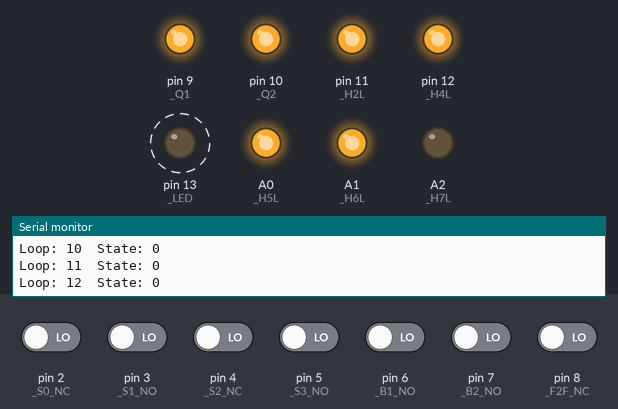
The sketch below on a simulated Arduino Mega 2560, built with avr-gcc and run on an emulated ATmega2560. Shown: output pins drawn as LEDs (lit = HIGH), the last lines printed to the serial monitor. Dashed ring = blinking. The test bench sets the inputs (shaded band); at power-on: pin 2 (_S0_NC), pin 3 (_S1_NO), pin 4 (_S2_NC), pin 5 (_S3_NO), pin 6 (_B1_NO), pin 7 (_B2_NO), pin 8 (_F2F_NC) LOW.

Above: at 1.2 s.
1.3 s: pin 8 (_F2F_NC) driven HIGH
At 2.8 s:
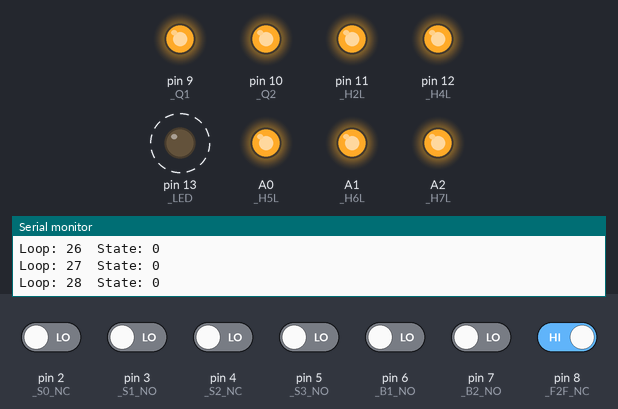
4.3 s: pin 8 (_F2F_NC) driven LOW
At 5.7 s:
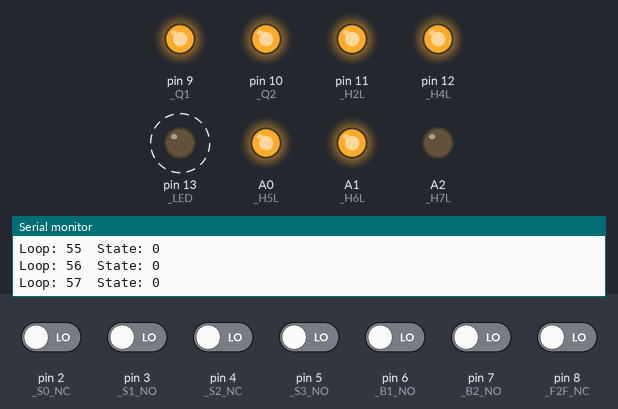
Timing chart, 0 to 13.3 s (numbered marks = the images above; inputs shaded):
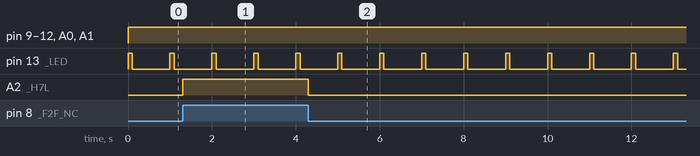

Measured:
- after the input at 1.3 s, A2 (_H7L): LOW → HIGH at once
- after the input at 4.3 s, A2 (_H7L): HIGH → LOW at once
- by itself, pin 13 (_LED): alternates HIGH for 0.10 s and LOW for 0.90 s

The sketch:

kennedino.ino
```cpp
// ----------------------------------------------------------------
// Kennedino, l'Arduino del Kennedy di Pordenone
// ----------------------------------------------------------------
// timer interrupt library
#include <FlexiTimer2.h>
#define TIMEBASE_MS 10        // timeBase called every 10 ms
// timers declaration (if unsigned char time max = 255*10 ms = 2,55s
unsigned char timerLED = 0;   // timer del LED
unsigned char timerSM = 0;    // timer della state machine (per "cadenzare" l'esecuzione dei passi)
unsigned char timerGP01 = 0;  // General Purpose timer 01
unsigned char timerGP02 = 0;  // General Purpose timer 02


//#define _ARDUINO_MEGA_
//#define _ARDUINO_UNO_
#define _ARDUINO_NANO_


//  Input
//  ARDUINO MEGA
#ifdef _ARDUINO_MEGA_
#define _S0_NC  30  //  Pulsante di emergenza
#define _S1_NO  31  //  Avvio ciclo continuo
#define _S2_NC  32  //  Arresto ciclo continuo
#define _S3_NO  33  //  Avvio ciclo singolo
#define _B1_NO  34  //  Finecorsa inizio nastro
#define _B2_NO  35  //  Finecorsa fine nastro
#define _F2F_NC 36  //  Contatto NC protezione termica
#endif
//  ARDUINO NANO / UNO
#ifdef _ARDUINO_NANO_ || _ARDUINO_UNO_
#define _S0_NC  2  //  Pulsante di emergenza
#define _S1_NO  3  //  Avvio ciclo continuo
#define _S2_NC  4  //  Arresto ciclo continuo
#define _S3_NO  5  //  Avvio ciclo singolo
#define _B1_NO  6  //  Finecorsa inizio nastro
#define _B2_NO  7  //  Finecorsa fine nastro
#define _F2F_NC 8  //  Contatto NC protezione termica
#endif


bool S0_NC = LOW;
bool S1_NO = LOW;
bool S2_NC = LOW;
bool S3_NO = LOW;
bool B1_NO = LOW;
bool B2_NO = LOW;
bool F2F_NC = LOW;

//  Output
//  ARDUINO MEGA
#ifdef _ARDUINO_MEGA_
#define _LED  13    //  Led Segnalazione on-board
#define _Q1   40    //  Teleruttore marcia
#define _Q2   41    //  Teleruttore inversione
#define _H2L  42    //  Spia motore in movimento
#define _H4L  43    //  Spia ciclo continuo
#define _H5L  44    //  Spia motore in marcia
#define _H6L  45    //  Spia motore in inversione
#define _H7L  46    //  Spia protezione termica intervenuta
#endif
//  ARDUINO NANO / UNO
#ifdef _ARDUINO_NANO_ || _ARDUINO_UNO_
#define _LED  13    //  Led Segnalazione on-board
#define _Q1   9     //  Teleruttore marcia
#define _Q2   10    //  Teleruttore inversione
#define _H2L  11    //  Spia motore in movimento
#define _H4L  12    //  Spia ciclo continuo
#define _H5L  A0    //  Spia motore in marcia
#define _H6L  A1    //  Spia motore in inversione
#define _H7L  A2    //  Spia protezione termica intervenuta
#endif


bool LED = LOW;
bool Q1  = LOW;
bool Q2  = LOW;
bool H2L = LOW;
bool H4L = LOW;
bool H5L = LOW;
bool H6L = LOW;
bool H7L = LOW;

bool cC = false;  //  Stato ciclo continuo
int nloop =0;
#define ST_RESET      0
#define ST_Time1      1
#define ST_Marcia     2
#define ST_Time2      3
#define ST_Inversione 4
int state = ST_RESET;
int newState = ST_RESET;


// -------------------------------------------------------
void setup() {

  pinMode(_S0_NC, INPUT);
  pinMode(_S1_NO, INPUT);
  pinMode(_S2_NC, INPUT);
  pinMode(_S3_NO, INPUT);
  pinMode(_B1_NO, INPUT);
  pinMode(_B2_NO, INPUT);

  pinMode(_LED, OUTPUT);
  pinMode(_Q1, OUTPUT);
  pinMode(_Q2, OUTPUT);
  pinMode(_H2L, OUTPUT);
  pinMode(_H4L, OUTPUT);
  pinMode(_H5L, OUTPUT);
  pinMode(_H6L, OUTPUT);
  pinMode(_H7L, OUTPUT);

  Serial.begin(9600);

  FlexiTimer2::set(TIMEBASE_MS, 1.0/1000, baseTime);
  FlexiTimer2::start();

}

// -------------------------------------------------------
void loop() {

  //lettura ingressi
  S0_NC = digitalRead(_S0_NC);
  S1_NO = digitalRead(_S1_NO);
  S2_NC = digitalRead(_S2_NC);
  S3_NO = digitalRead(_S3_NO);
  B1_NO = digitalRead(_B1_NO);
  B2_NO = digitalRead(_B2_NO);
  F2F_NC = digitalRead(_F2F_NC);

  if(S1_NO && S2_NC) cC = true;
  if(!S2_NC) cC = false;
  if(!S0_NC || !F2F_NC){
    state = ST_RESET;
    cC = false;
  }

  if(timerSM == 0) {
    timerSM = 10;
    nloop++;

    switch(state){

      case ST_RESET:{
        //azioni nello stato
        Q1 = LOW;
        Q2 = LOW;
        H2L = LOW;
        //trasizioni
        if((S3_NO || cC) && B1_NO && !B2_NO){
          newState = ST_Time1;
          timerGP01 = 100;
        }
        break;
      }

      case ST_Time1: {
         if((timerGP01 ==0) && !B2_NO) {
            newState = ST_Marcia;
         }
         break;
      }


      case ST_Marcia:{
        //azioni nello stato
        Q1 = HIGH;
        H2L = HIGH;
        //transizioni
        if(B2_NO){
          newState = ST_Time2;
          timerGP01 = 100;
        }
        break;
      }

      case ST_Time2:{
        //azioni nello stato
        Q1 = LOW;
        Q2 = LOW;
        H2L = LOW;
        //transizioni
        if((timerGP01 ==0) && !B1_NO){
          newState = ST_Inversione;
        }
        break;
      }

      case ST_Inversione:{
        //azioni nello stato
        Q1 = LOW;
        Q2 = HIGH;
        H2L = HIGH;
        //transizioni
        if(B1_NO && (S3_NO || cC)){
          newState = ST_Time1;
        } else if(B1_NO && !(S3_NO || cC)){
          newState = ST_RESET;
        }
        break;
      }

    }
    state = newState;

    Serial.print("Loop: ");
    Serial.print( nloop);
    Serial.print("  State: ");
    Serial.println(state);

    H4L = cC;
    H5L = Q1;
    H6L = Q2;
    H7L = !F2F_NC;
  }

  // LED management
  if(timerLED == 0) {
    if(LED) {
      timerLED = 90; // Led spento per 900 ms
    }
    else {
      timerLED = 10; // Led acceso per 100 ms
    }
    LED = !LED;

  }

  digitalWrite(_LED, LED);
  digitalWrite(_Q1, !Q1);  // scrive il valore negato perchè la shield di relè chiude il contatto con ingresso basso
  digitalWrite(_Q2, !Q2);
  digitalWrite(_H2L, !H2L);
  digitalWrite(_H4L, !cC);
  digitalWrite(_H5L, !H5L);
  digitalWrite(_H6L, !H6L);
  digitalWrite(_H7L, !H7L);

}


// -------------------------------------------------------
void baseTime() {

  if(timerLED)
    timerLED--;
   if(timerSM)
    timerSM--;
  if(timerGP01)
    timerGP01--;
  if(timerGP02)
    timerGP02--;

}
```
